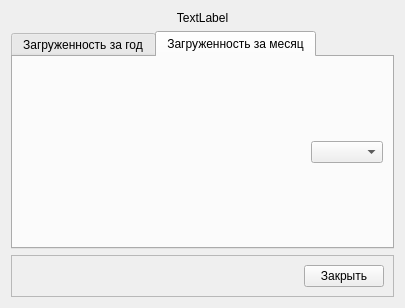
<?xml version="1.0" encoding="UTF-8"?>
<ui version="4.0">
 <class>Graphic</class>
 <widget class="QWidget" name="Graphic">
  <property name="windowModality">
   <enum>Qt::NonModal</enum>
  </property>
  <property name="geometry">
   <rect>
    <x>0</x>
    <y>0</y>
    <width>405</width>
    <height>308</height>
   </rect>
  </property>
  <property name="windowTitle">
   <string>Загруженность аэропорта</string>
  </property>
  <layout class="QVBoxLayout" name="verticalLayout">
   <item>
    <widget class="QLabel" name="lb_airportName">
     <property name="text">
      <string>TextLabel</string>
     </property>
     <property name="alignment">
      <set>Qt::AlignCenter</set>
     </property>
    </widget>
   </item>
   <item>
    <widget class="QTabWidget" name="tabWidget">
     <property name="currentIndex">
      <number>1</number>
     </property>
     <widget class="QWidget" name="tab_year">
      <attribute name="title">
       <string>Загруженность за год</string>
      </attribute>
      <layout class="QVBoxLayout" name="verticalLayout_2">
       <item>
        <layout class="QVBoxLayout" name="layoutBar"/>
       </item>
      </layout>
     </widget>
     <widget class="QWidget" name="tab_month">
      <attribute name="title">
       <string>Загруженность за месяц</string>
      </attribute>
      <layout class="QGridLayout" name="gridLayout">
       <item row="1" column="0" colspan="2">
        <layout class="QVBoxLayout" name="layoutLine"/>
       </item>
       <item row="0" column="1">
        <widget class="QComboBox" name="cb_month"/>
       </item>
       <item row="0" column="0">
        <spacer name="horizontalSpacer_2">
         <property name="orientation">
          <enum>Qt::Horizontal</enum>
         </property>
         <property name="sizeHint" stdset="0">
          <size>
           <width>279</width>
           <height>20</height>
          </size>
         </property>
        </spacer>
       </item>
      </layout>
     </widget>
    </widget>
   </item>
   <item>
    <widget class="QFrame" name="frame">
     <property name="frameShape">
      <enum>QFrame::StyledPanel</enum>
     </property>
     <property name="frameShadow">
      <enum>QFrame::Raised</enum>
     </property>
     <layout class="QHBoxLayout" name="horizontalLayout">
      <item>
       <spacer name="horizontalSpacer">
        <property name="orientation">
         <enum>Qt::Horizontal</enum>
        </property>
        <property name="sizeHint" stdset="0">
         <size>
          <width>40</width>
          <height>20</height>
         </size>
        </property>
       </spacer>
      </item>
      <item>
       <widget class="QPushButton" name="pushButton">
        <property name="text">
         <string>Закрыть</string>
        </property>
       </widget>
      </item>
     </layout>
    </widget>
   </item>
  </layout>
 </widget>
 <resources/>
 <connections/>
</ui>
